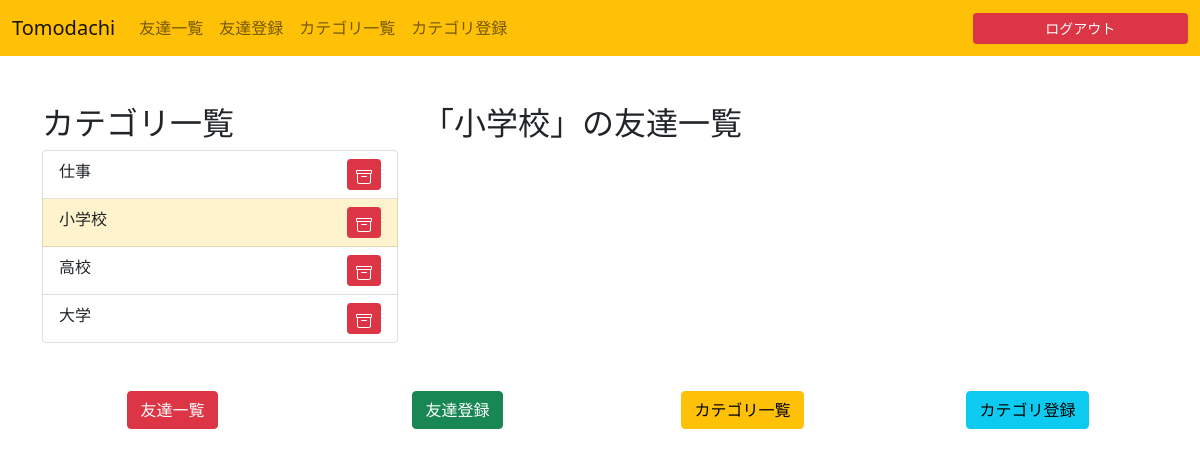
Page /category/9/ (signed in) on the earlier database version.
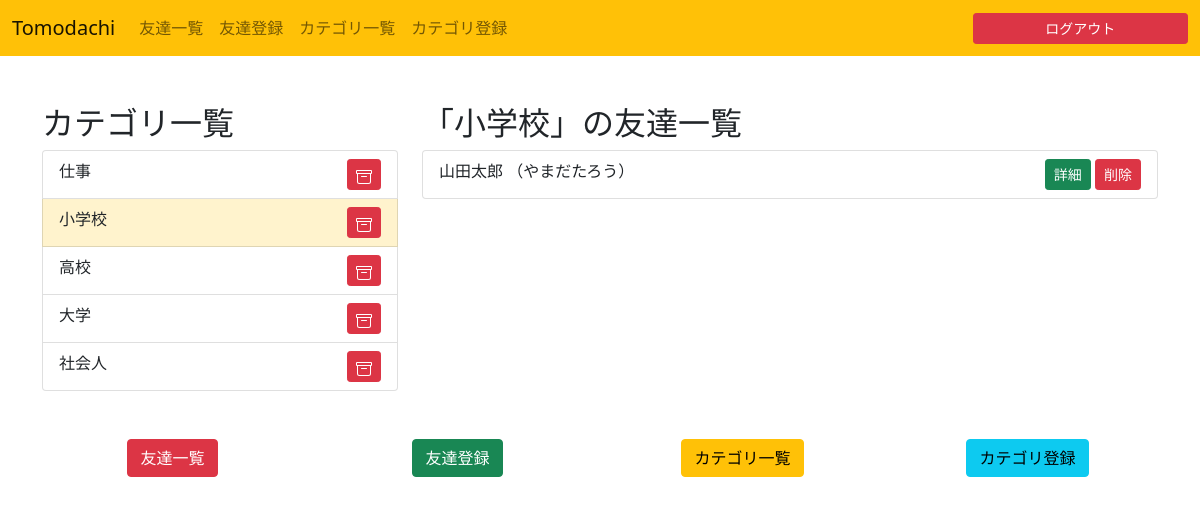
Same page on the later database version.
### friendslist/models.py (models this page shows)
class Category(models.Model):
    name = models.CharField(default="", max_length=20)
    created_at = models.DateTimeField(auto_now_add=True)
    updated_at = models.DateTimeField(auto_now=True)
    user = models.ForeignKey(get_user_model(), on_delete=models.CASCADE)

class Friend(models.Model):
    name = models.CharField(default="", max_length=20)
    furigana = models.CharField(blank=True, null=True, max_length=20)
    nickname = models.CharField(blank=True, null=True, max_length=20)
    sex = models.IntegerField(default=0)
    birthday = models.DateField(blank=True, null=True, auto_now=False, auto_now_add=False)
    birthplace = models.CharField(blank=True, null=True, max_length=30)
    hobby = models.CharField(blank=True, null=True, max_length=30)
    company = models.CharField(blank=True, null=True, max_length=30)
    created_at = models.DateTimeField(auto_now_add=True)
    updated_at = models.DateTimeField(auto_now=True)
    user = models.ForeignKey(get_user_model(), on_delete=models.CASCADE)
    category = models.ForeignKey(Category, on_delete=models.CASCADE, default=1)

### friendslist/views.py (the view)
# urls.py: path('category/<slug:pk>/', views.category_index),
@login_required
def category_index(request, pk):
    user = request.user
    categories = Category.objects.filter(user=user)
    current_category = Category.objects.get(pk=pk)
    first_category = categories.first()
    friends = Friend.objects.filter(category=current_category)
    context = {
        'friends': friends,
        'categories': categories,
        'current_category': current_category,
        'first_category': first_category,
    }
    return render(request, 'friendslist/category/index.html', context)

### templates/friendslist/category/index.html (shortened to what this page needs)
{% extends 'friendslist/base.html' %}
{% block content %}
<main class="container mb-5">
    <div class="row">
        <div class="col col-md-4">
            <h2>カテゴリ一覧</h2>
            <ul class="list-group">
              {% for category in categories %}
                <li class="list-group-item {% if category.pk == current_category.pk %}list-group-item-warning{% endif %}">
                  <a href="/category/{{ category.pk }}" class="text-decoration-none text-dark">{{ category.name }}</a>
                  <a href="{% url 'category_delete' category.pk %}" class="btn btn-danger btn-sm float-end">
                  </a>
                </li>
              {% endfor %}
              </ul>
        </div>
        <div class="column col-md-8">
          <h2>「{{ current_category.name }}」の友達一覧</h2>
          <ul class="list-group">
          {% for friend in friends %}
              <li class="list-group-item">
                {{ friend.name }}
                {% if friend.furigana is not None %}
                  （{{ friend.furigana }}）
                {% endif %}
                <div class="float-end">
                  <a href="{% url 'friend' friend.pk %}" class="btn btn-success btn-sm">詳細</a>
                  <a href="{% url 'delete' friend.pk %}" class="btn btn-danger btn-sm">削除</a>
                </div>
              </li>
          {% endfor %}
          </ul>
        </div>
    </div>
</main>
{% endblock %}

Differences in the rows shown:
added Category: name "社会人"
now on this page (row edited): Friend: name "山田太郎", furigana "やまだたろう"
